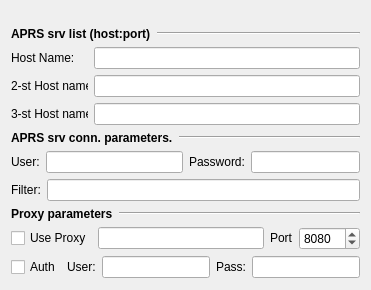
      <widget class="QWidget" name="page_18" >
       <layout class="QVBoxLayout" >
        <item>
         <spacer>
          <property name="orientation" >
           <enum>Qt::Vertical</enum>
          </property>
          <property name="sizeType" >
           <enum>QSizePolicy::Fixed</enum>
          </property>
          <property name="sizeHint" >
           <size>
            <width>339</width>
            <height>16</height>
           </size>
          </property>
         </spacer>
        </item>
        <item>
         <layout class="QHBoxLayout" >
          <item>
           <widget class="QLabel" name="label_97" >
            <property name="sizePolicy" >
             <sizepolicy vsizetype="Fixed" hsizetype="Fixed" >
              <horstretch>0</horstretch>
              <verstretch>0</verstretch>
             </sizepolicy>
            </property>
            <property name="font" >
             <font>
              <weight>75</weight>
              <bold>true</bold>
             </font>
            </property>
            <property name="text" >
             <string>APRS srv list (host:port)</string>
            </property>
           </widget>
          </item>
          <item>
           <widget class="Line" name="line_21" >
            <property name="orientation" >
             <enum>Qt::Horizontal</enum>
            </property>
           </widget>
          </item>
         </layout>
        </item>
        <item>
         <layout class="QHBoxLayout" >
          <item>
           <widget class="QLabel" name="label_98" >
            <property name="minimumSize" >
             <size>
              <width>77</width>
              <height>0</height>
             </size>
            </property>
            <property name="maximumSize" >
             <size>
              <width>77</width>
              <height>16777215</height>
             </size>
            </property>
            <property name="text" >
             <string>Host Name:</string>
            </property>
           </widget>
          </item>
          <item>
           <widget class="QLineEdit" name="hostNameEdit" />
          </item>
         </layout>
        </item>
        <item>
         <layout class="QHBoxLayout" >
          <item>
           <widget class="QLabel" name="label_99" >
            <property name="minimumSize" >
             <size>
              <width>77</width>
              <height>0</height>
             </size>
            </property>
            <property name="maximumSize" >
             <size>
              <width>77</width>
              <height>16777215</height>
             </size>
            </property>
            <property name="text" >
             <string>2-st Host name:</string>
            </property>
           </widget>
          </item>
          <item>
           <widget class="QLineEdit" name="hostName2Edit" />
          </item>
         </layout>
        </item>
        <item>
         <layout class="QHBoxLayout" >
          <item>
           <widget class="QLabel" name="label_100" >
            <property name="minimumSize" >
             <size>
              <width>77</width>
              <height>0</height>
             </size>
            </property>
            <property name="maximumSize" >
             <size>
              <width>77</width>
              <height>16777215</height>
             </size>
            </property>
            <property name="text" >
             <string>3-st Host name:</string>
            </property>
           </widget>
          </item>
          <item>
           <widget class="QLineEdit" name="hostName3Edit" />
          </item>
         </layout>
        </item>
        <item>
         <layout class="QHBoxLayout" >
          <item>
           <widget class="QLabel" name="label_105" >
            <property name="sizePolicy" >
             <sizepolicy vsizetype="Fixed" hsizetype="Fixed" >
              <horstretch>0</horstretch>
              <verstretch>0</verstretch>
             </sizepolicy>
            </property>
            <property name="font" >
             <font>
              <weight>75</weight>
              <bold>true</bold>
             </font>
            </property>
            <property name="text" >
             <string>APRS srv conn. parameters.</string>
            </property>
           </widget>
          </item>
          <item>
           <widget class="Line" name="line_23" >
            <property name="orientation" >
             <enum>Qt::Horizontal</enum>
            </property>
           </widget>
          </item>
         </layout>
        </item>
        <item>
         <layout class="QHBoxLayout" >
          <item>
           <layout class="QHBoxLayout" >
            <item>
             <widget class="QLabel" name="label_106" >
              <property name="text" >
               <string>User:</string>
              </property>
             </widget>
            </item>
            <item>
             <widget class="QLineEdit" name="userEdit" />
            </item>
           </layout>
          </item>
          <item>
           <layout class="QHBoxLayout" >
            <item>
             <widget class="QLabel" name="label_107" >
              <property name="text" >
               <string>Password:</string>
              </property>
             </widget>
            </item>
            <item>
             <widget class="QLineEdit" name="passEdit" />
            </item>
           </layout>
          </item>
         </layout>
        </item>
        <item>
         <layout class="QHBoxLayout" >
          <item>
           <widget class="QLabel" name="label_108" >
            <property name="text" >
             <string>Filter:</string>
            </property>
           </widget>
          </item>
          <item>
           <widget class="QLineEdit" name="APRSFilter" />
          </item>
         </layout>
        </item>
        <item>
         <layout class="QHBoxLayout" >
          <item>
           <widget class="QLabel" name="label_101" >
            <property name="sizePolicy" >
             <sizepolicy vsizetype="Fixed" hsizetype="Fixed" >
              <horstretch>0</horstretch>
              <verstretch>0</verstretch>
             </sizepolicy>
            </property>
            <property name="font" >
             <font>
              <weight>75</weight>
              <bold>true</bold>
             </font>
            </property>
            <property name="text" >
             <string>Proxy parameters</string>
            </property>
           </widget>
          </item>
          <item>
           <widget class="Line" name="line_22" >
            <property name="orientation" >
             <enum>Qt::Horizontal</enum>
            </property>
           </widget>
          </item>
         </layout>
        </item>
        <item>
         <layout class="QHBoxLayout" >
          <item>
           <widget class="QCheckBox" name="proxyCheckBox" >
            <property name="sizePolicy" >
             <sizepolicy vsizetype="Fixed" hsizetype="Fixed" >
              <horstretch>0</horstretch>
              <verstretch>0</verstretch>
             </sizepolicy>
            </property>
            <property name="text" >
             <string>Use Proxy</string>
            </property>
           </widget>
          </item>
          <item>
           <widget class="QLineEdit" name="proxyNameEdit" />
          </item>
          <item>
           <widget class="QLabel" name="label_102" >
            <property name="sizePolicy" >
             <sizepolicy vsizetype="Fixed" hsizetype="Fixed" >
              <horstretch>0</horstretch>
              <verstretch>0</verstretch>
             </sizepolicy>
            </property>
            <property name="text" >
             <string>Port</string>
            </property>
           </widget>
          </item>
          <item>
           <widget class="QSpinBox" name="proxyPortBox" >
            <property name="sizePolicy" >
             <sizepolicy vsizetype="Fixed" hsizetype="Fixed" >
              <horstretch>0</horstretch>
              <verstretch>0</verstretch>
             </sizepolicy>
            </property>
            <property name="maximum" >
             <number>65535</number>
            </property>
            <property name="value" >
             <number>8080</number>
            </property>
           </widget>
          </item>
         </layout>
        </item>
        <item>
         <layout class="QHBoxLayout" >
          <item>
           <widget class="QCheckBox" name="proxyAuthCheckBox" >
            <property name="sizePolicy" >
             <sizepolicy vsizetype="Fixed" hsizetype="Fixed" >
              <horstretch>0</horstretch>
              <verstretch>0</verstretch>
             </sizepolicy>
            </property>
            <property name="text" >
             <string>Auth</string>
            </property>
           </widget>
          </item>
          <item>
           <widget class="QLabel" name="label_103" >
            <property name="sizePolicy" >
             <sizepolicy vsizetype="Fixed" hsizetype="Fixed" >
              <horstretch>0</horstretch>
              <verstretch>0</verstretch>
             </sizepolicy>
            </property>
            <property name="text" >
             <string>User:</string>
            </property>
           </widget>
          </item>
          <item>
           <widget class="QLineEdit" name="proxyUserEdit" />
          </item>
          <item>
           <widget class="QLabel" name="label_104" >
            <property name="sizePolicy" >
             <sizepolicy vsizetype="Fixed" hsizetype="Fixed" >
              <horstretch>0</horstretch>
              <verstretch>0</verstretch>
             </sizepolicy>
            </property>
            <property name="text" >
             <string>Pass:</string>
            </property>
           </widget>
          </item>
          <item>
           <widget class="QLineEdit" name="proxyPassEdit" >
            <property name="echoMode" >
             <enum>QLineEdit::Password</enum>
            </property>
           </widget>
          </item>
         </layout>
        </item>
        <item>
         <spacer>
          <property name="orientation" >
           <enum>Qt::Vertical</enum>
          </property>
          <property name="sizeHint" >
           <size>
            <width>17</width>
            <height>1</height>
           </size>
          </property>
         </spacer>
        </item>
       </layout>
      </widget>
